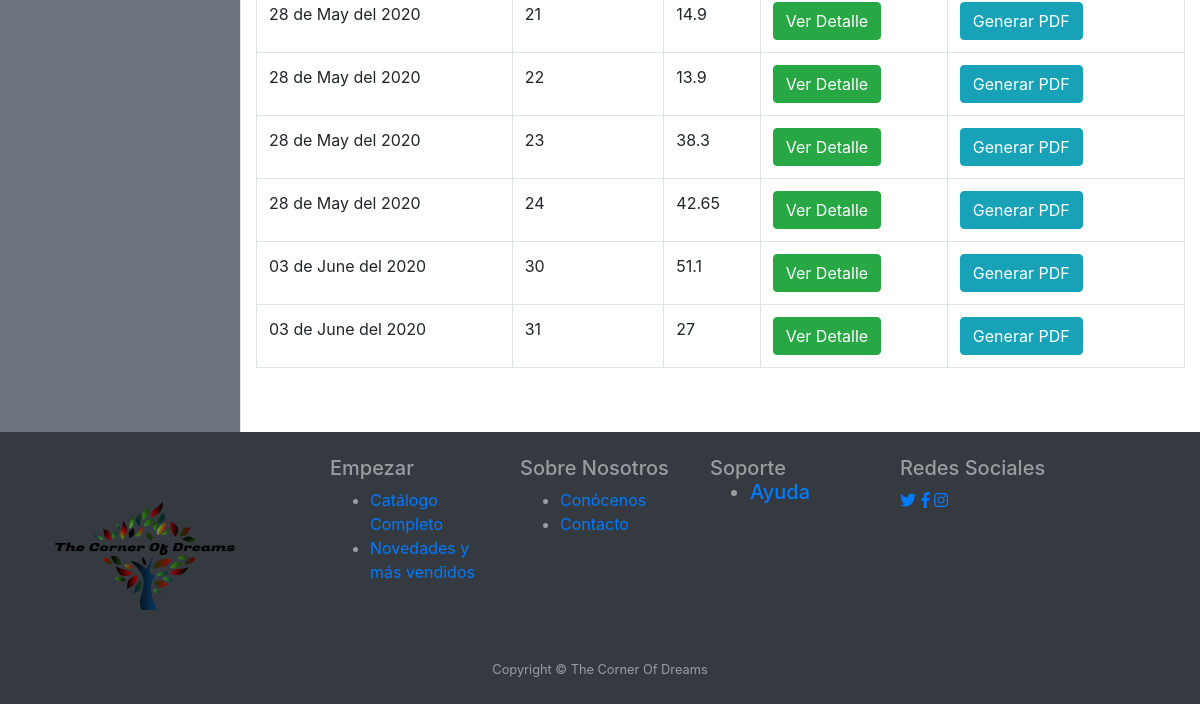
The app's page /Controller/usuarioVerCompras.php (signed in, lower part), older data.
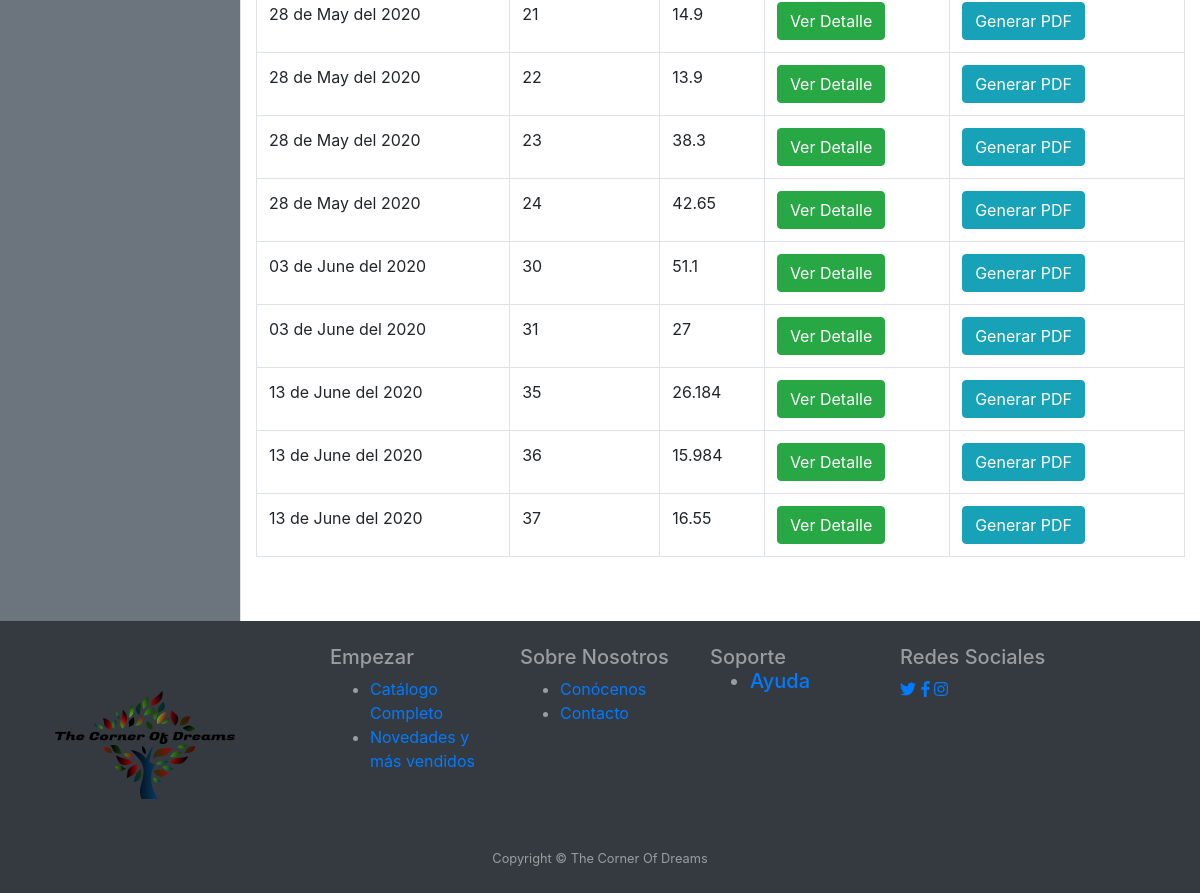
The same page, newer data.
### tables this page shows
CREATE TABLE `venta` (
  `id` int(60) NOT NULL,
  `fechacompra` date NOT NULL,
  `usuario` varchar(60) NOT NULL,
  `total` float NOT NULL
);

### Model/Venta.php (called while the page is built, shortened)
<?php
class Venta{
    private $id;
	private $fechacompra;
    private $total;
	function __construct($id=0,$fechacompra=0,$usuario='',$total=0)
	{
        $this->id=$id;
		$this->fechacompra = $fechacompra;
        $this->total=$total;
    }
     public function getId()
    {
        return $this->id;
    }
    public function getFechacompra()
    {
        return $this->fechacompra;
    }
    public function getTotal()
    {
        return $this->total;
    }
       public static function ventasPorUsuario($usuario){
        $conexion = proyectoBD::connectDB();
        $seleccion="SELECT * FROM venta WHERE usuario='$usuario'";
        $consulta = $conexion->query($seleccion);
        $ventas = [];
        while ($registro = $consulta->fetchObject()) {
            $ventas[] = new Venta($registro->id,$registro->fechacompra, $registro->usuario,$registro->total);
        }
        return $ventas;
    }
}

### View/usuarioVerCompras.php (the view, shortened to what this page needs)
<!DOCTYPE html>
<html>
<head>
  <link rel="stylesheet" href="https://maxcdn.bootstrapcdn.com/bootstrap/4.4.1/css/bootstrap.min.css">
  <link rel="stylesheet" type="text/css" href="https://cdn.datatables.net/v/dt/dt-1.10.21/datatables.min.css"/>
  <link rel="stylesheet" href="https://use.fontawesome.com/releases/v5.0.8/css/solid.css">
  <link rel="stylesheet" type="text/css" href="../View/css/estiloUsuarioPerfil.css">
</head>
<body>
<div class="d-flex" id="wrapper">
    <div class="bg-secondary border-right" id="sidebar-wrapper">
    </div>
 <div class="container" id="principal">
   <br>
  <br><br>
  <div class="table-responsive">
  <table id="example"   data-page-length='10' class="table table-bordered">
    <tbody>
    <?php
     foreach ($data['compras'] as $key) {
      $fecha=$key->getFechacompra();
        $date= strftime("%d de %B del %Y", strtotime($fecha));
      ?>
      <tr>
      <td><?=$date?></td>
      <td><?=$key->getId()?></td>
      <td><?=$key->getTotal()?></td>
      <td>
        <form action="../Controller/usuarioVerDetalleCompra.php" method="post">
        <input type="submit" class="btn btn-success" name="enviar" value="Ver Detalle">
      </form>
      </td>
      <td><form action="../Controller/generarpdf.php" method="post">
        <input type="submit" class="btn btn-info" name="enviar" value="Generar PDF">
      </form>
       </td>
      </tr>
      <?php
      }
      ?>
    </tbody>
  </table>
  <br><br>
</div>
</div>
</div>
<footer id="myFooter" class="py-4 bg-dark text-white-50">
        <div class="container">
            <div class="row">
                <div class="col-sm-3">
                    <img src="../View/img/Logo.png">
                </div>
                <div class="col-sm-2">
                    <h5>Empezar</h5>
                    <ul>
                        <li><a href="../Controller/usuarioVerCatalago.php">Catálogo Completo</a></li>
                        <li><a href="../Controller/usuarioVerMasVendidos.php">Novedades y más vendidos</a></li>
                    </ul>
                </div>
                <div class="col-sm-2">
                    <h5>Sobre Nosotros</h5>
                    <ul>
                        <li><a href="../Controller/principalUsuario.php">Conócenos</a></li>
                        <li><a href="../Controller/usuFormularioContacto.php">Contacto</a></li>
                    </ul>
                </div>
                <div class="col-sm-2">
                    <h5>Soporte<e/h5>
                    <ul>
                        <li><a href="../Controller/usuAyuda.php">Ayuda</a></li>
                    </ul>
                </div>
                <div class="col-sm-3">
                    <div class="social-networks">
                      <h5>Redes Sociales</h5>
                        <a href="#" class="twitter"><i class="fab fa-twitter"></i></a>
                        <a href="#" class="facebook"><i class="fab fa-facebook-f"></i></i></a>
                        <a href="#" class="Instagram"><i class="fab fa-instagram"></i></i></a>
                    </div>
                </div>
            </div>
        </div>
        <div class="container text-center">
      <small class="text-center">Copyright &copy; The Corner Of Dreams</small>
    </div>
  </footer>
</body>
</html>

Row changes from the older to the newer data that the page shows:
added venta: fechacompra "13 de June del 2020", id "35", total "26.184"
added venta: fechacompra "13 de June del 2020", id "36", total "15.984"
added venta: fechacompra "13 de June del 2020", id "37", total "16.55"
